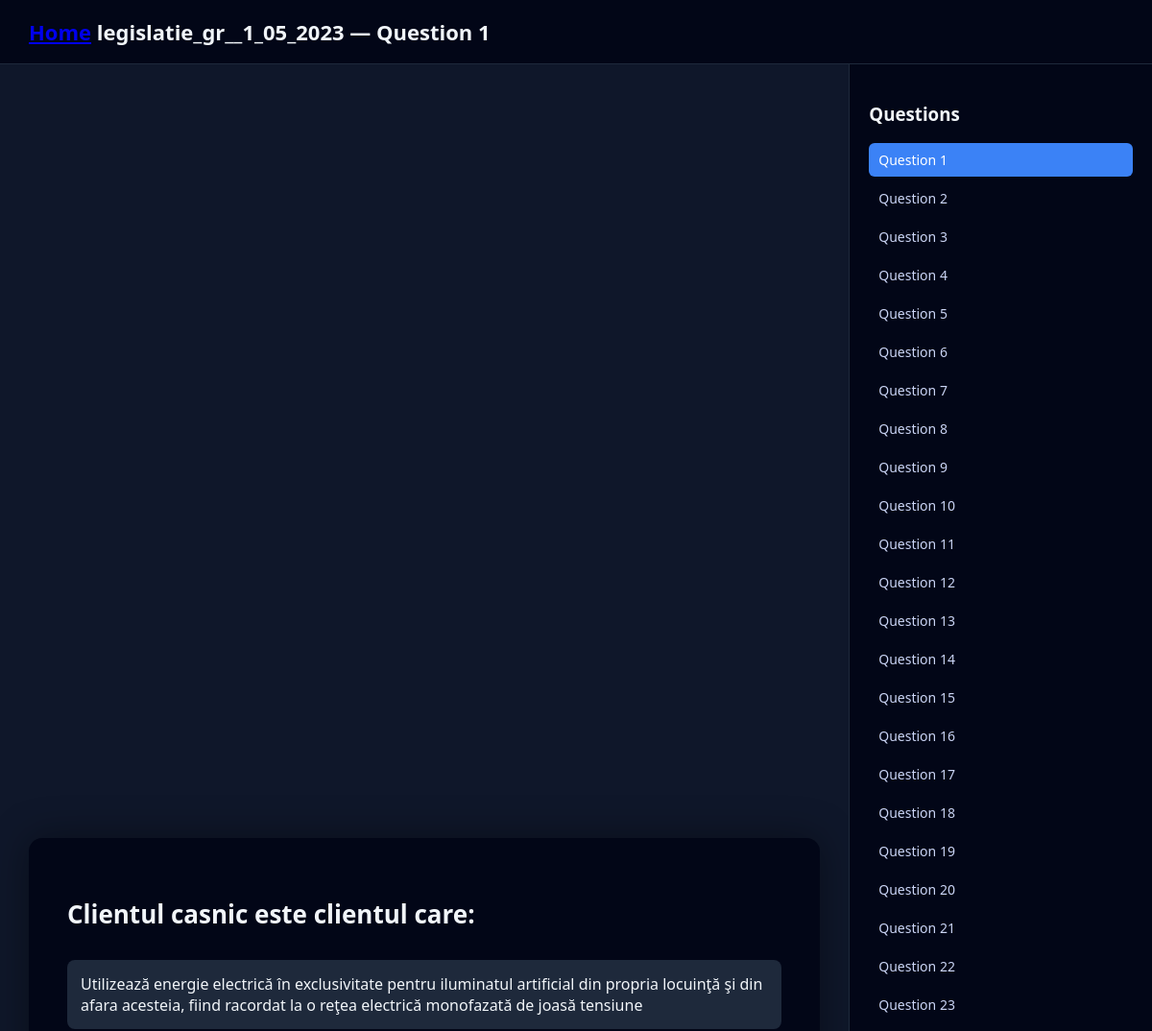
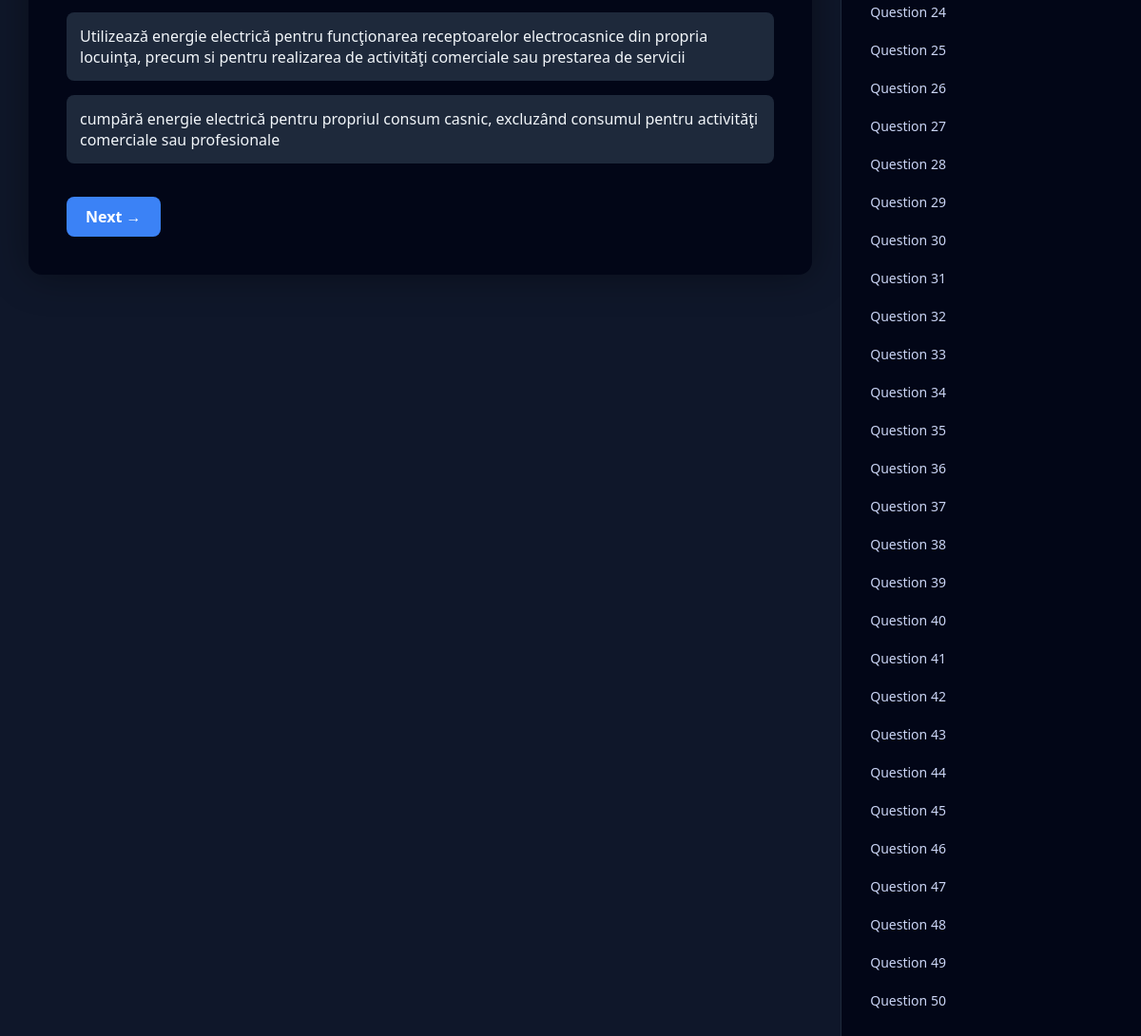
Page /chapter/legislatie_gr__1_05_2023?q=1 on the committed database (2 pictures, top to bottom).
### tables this page shows
CREATE TABLE legislatie_gr__1_05_2023 (
                    id INTEGER PRIMARY KEY AUTOINCREMENT,
                    question TEXT,
                    answer1 TEXT,
                    answer2 TEXT,
                    answer3 TEXT
                );

### app.py (the view)
@app.route("/chapter/<table>")
def show_chapter(table):
    q = int(request.args.get("q", 1))
    conn = get_connection()
    cursor = conn.cursor()
    cursor.execute(f"SELECT COUNT(*) FROM {table}")
    total = cursor.fetchone()[0]
    cursor.execute(f"SELECT * FROM {table} LIMIT 1 OFFSET ?", (q - 1,))
    question = cursor.fetchone()
    print("QUESTION:", question)
    conn.close()
    return render_template(
        "chapter.html",
        table=table,
        question=question,
        q=q,
        total=total
    )

### app.py (called while the page is built)
def get_connection():
    conn = sqlite3.connect(DB)
    conn.row_factory = sqlite3.Row
    return conn

### templates/chapter.html (shortened to what this page needs)
<!DOCTYPE html>
<html>
<head>
    <link rel="stylesheet" href="{{ url_for('static', filename='style.css') }}">
</head>
<body>
<div class="header">
    <a href="/">Home</a>
    {{ table }} — Question {{ q }}
</div>
<div class="container">
    <div class="main">
        <div class="question-card">
            <h2>{{ question['question'] }}</h2>
            <div class="answers">
                <div class="answer">{{ question['answer1'] }}</div>
                <div class="answer">{{ question['answer2'] }}</div>
                <div class="answer">{{ question['answer3'] }}</div>
            </div>
            <div class="nav">
                {% if q < total %}
                    <a class="button" href="{{ url_for('show_chapter', table=table, q=q+1) }}">
                        Next →
                    </a>
                {% endif %}
            </div>
        </div>
    </div>
    <div class="sidebar">
        <h3>Questions</h3>
        <div class="question-list">
            {% for num in range(1, total+1) %}
                <a href="{{ url_for('show_chapter', table=table, q=num) }}"
                   class="{% if num == q %}active{% endif %}">
                    Question {{ num }}
                </a>
            {% endfor %}
        </div>
    </div>
</div>
</body>
</html>

### static/style.css (style rules this page uses)
body { margin: 0; font-family: "Segoe UI", Arial, sans-serif; background: #0f172a; color: #f1f5f9; }
.header { background: #020617; padding: 18px 30px; font-size: 22px; font-weight: bold; border-bottom: 1px solid #1e293b; }
.container { display: flex; height: calc(100vh - 70px); }
.main { flex: 3; display: flex; align-items: center; justify-content: center; padding: 30px; }
.sidebar { flex: 1; background: #020617; border-left: 1px solid #1e293b; overflow-y: auto; padding: 20px; }
.question-card { background: #020617; padding: 40px; border-radius: 14px; width: 100%; max-width: 750px; box-shadow: 0 0 40px rgba(0,0,0,0.4); }
.question-card h2 { font-size: 26px; margin-bottom: 30px; }
.answers { display: flex; flex-direction: column; gap: 15px; }
.answer { background: #1e293b; padding: 14px; border-radius: 8px; transition: 0.2s; }
.nav { margin-top: 35px; display: flex; justify-content: space-between; }
.button { background: #3b82f6; color: white; padding: 10px 20px; border-radius: 8px; text-decoration: none; font-weight: bold; }
.question-list a { display: block; padding: 8px 10px; margin-bottom: 5px; border-radius: 6px; text-decoration: none; color: #cbd5f5; font-size: 14px; }
.active { background: #3b82f6; color: white !important; }

### rows in the picture
legislatie_gr__1_05_2023: question "Clientul casnic este clientul care:", answer1 "Utilizează energie electrică în exclusivitate pentru iluminatul artificial din propria locuinţă şi din afara acesteia, fiind racordat la o reţea electrică monofazată de joasă tensiune", answer2 "Utilizează energie electrică pentru funcţionarea receptoarelor electrocasnice din propria locuinţa, precum si pentru realizarea de activităţi comerciale sau prestarea de servicii", answer3 "cumpără energie electrică pentru propriul consum casnic, excluzând consumul pentru activităţi comerciale sau profesionale"

### other values in the picture
{{ table }} "legislatie_gr__1_05_2023"
{{ q }} "1"
{{ num }} "1" "2" "3" "4" "5" "6" "7" "8" "9" "10" "11" "12" "13" "14" "15" "16" "17" "18" "19" "20" "21" "22" "23" "24" "25" "26" "27" "28" "29" "30" "31" "32" "33" "34" "35" "36" "37" "38" "39" "40" "41" "42" "43" "44" "45" "46" "47" "48" "49" "50"
